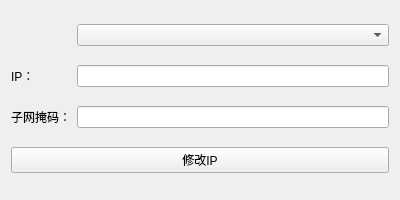
<?xml version="1.0" encoding="UTF-8"?>
<ui version="4.0">
 <class>MainWindow</class>
 <widget class="QMainWindow" name="MainWindow">
  <property name="geometry">
   <rect>
    <x>0</x>
    <y>0</y>
    <width>400</width>
    <height>200</height>
   </rect>
  </property>
  <property name="windowTitle">
   <string>MainWindow</string>
  </property>
  <widget class="QWidget" name="centralWidget">
   <layout class="QGridLayout" name="gridLayout">
    <item row="0" column="1">
     <widget class="QComboBox" name="comboBox"/>
    </item>
    <item row="1" column="0">
     <widget class="QLabel" name="label">
      <property name="text">
       <string>IP：</string>
      </property>
     </widget>
    </item>
    <item row="3" column="0">
     <widget class="QLabel" name="label_2">
      <property name="text">
       <string>子网掩码：</string>
      </property>
     </widget>
    </item>
    <item row="1" column="1">
     <widget class="QLineEdit" name="lineEdit"/>
    </item>
    <item row="3" column="1">
     <widget class="QLineEdit" name="lineEdit_2">
      <property name="autoFillBackground">
       <bool>false</bool>
      </property>
     </widget>
    </item>
    <item row="4" column="0" colspan="2">
     <widget class="QPushButton" name="ChangePushButton">
      <property name="text">
       <string>修改IP</string>
      </property>
     </widget>
    </item>
   </layout>
  </widget>
 </widget>
 <layoutdefault spacing="6" margin="11"/>
 <resources/>
 <connections/>
</ui>
